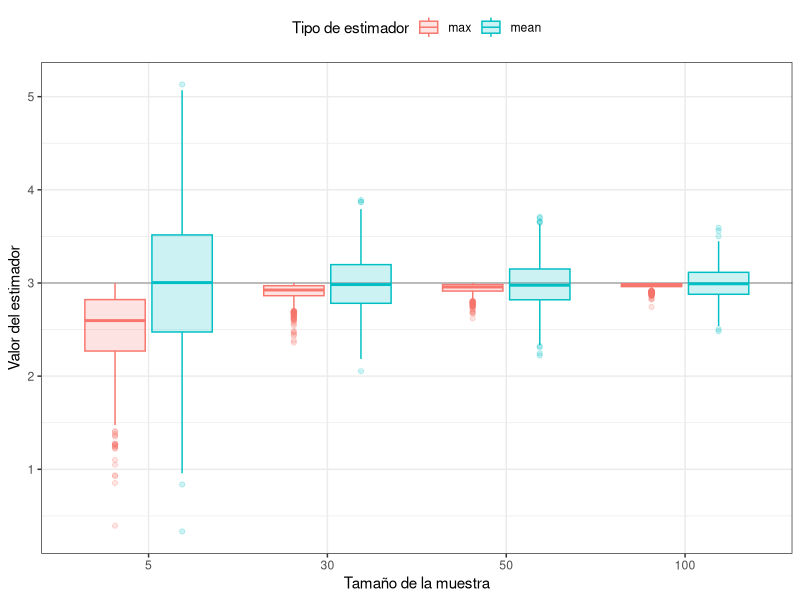
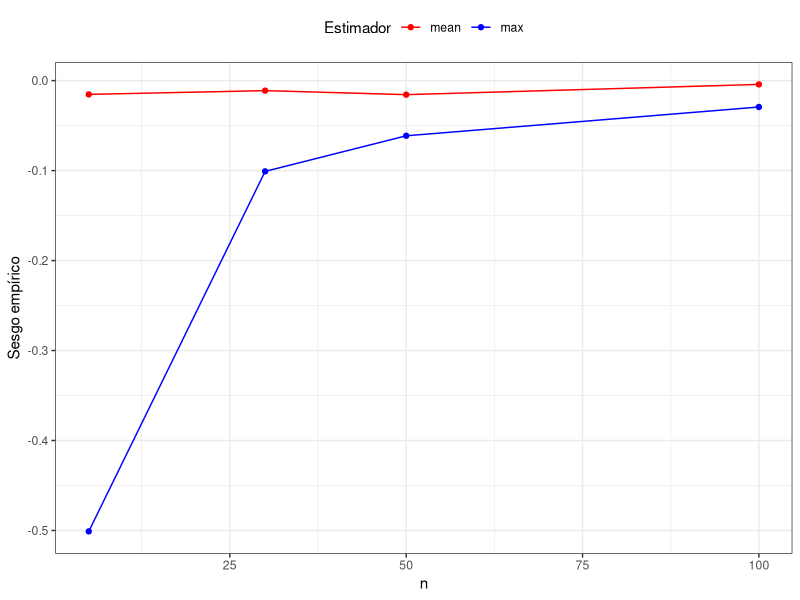
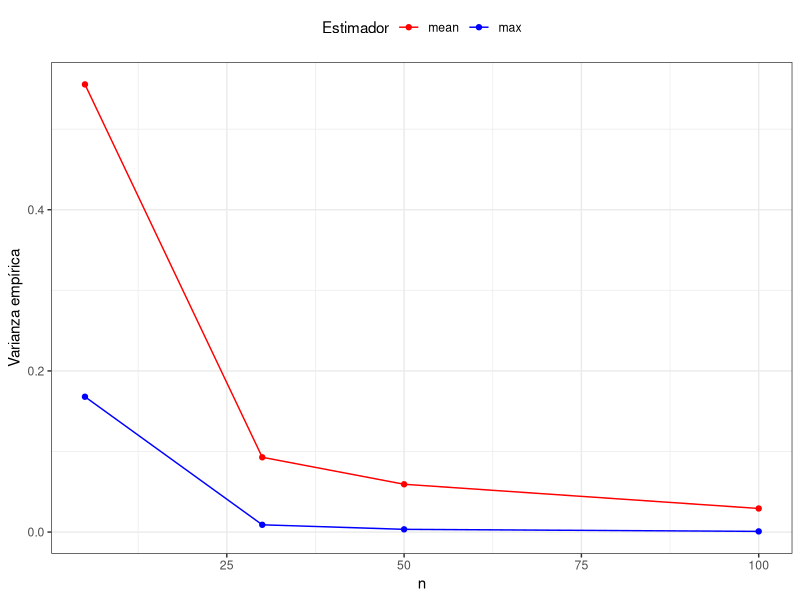

The R script that drew these images, in order: (Note: this script raises an error after producing the figures.)
# Ejercicio 2 ####
# Genero los datos
library(tidyverse)
est1 <- function(x) {
  2*mean(x)
}

est2 <- function(x) {
  max(x)
}

theta <- 3
m <- 1000
est1_vec_5 <- 1:m
est2_vec_5 <- 1:m
est1_vec_30 <- 1:m
est2_vec_30 <- 1:m
est1_vec_50 <- 1:m
est2_vec_50 <- 1:m
est1_vec_100 <- 1:m
est2_vec_100 <- 1:m

# Corro los estimadores
set.seed(123)
for (i in seq(1,m)) {
  x_5 <- runif(n = 5, min = 0, max = theta)
  est1_vec_5[i] <- est1(x_5)
  est2_vec_5[i] <- est2(x_5)
}
set.seed(123)
for (i in seq(1,m)) {
  x_30 <- runif(n = 30, min = 0, max = theta)
  est1_vec_30[i] <- est1(x_30)
  est2_vec_30[i] <- est2(x_30)
}
set.seed(123)
for (i in seq(1,m)) {
  x_50 <- runif(n = 50, min = 0, max = theta)
  est1_vec_50[i] <- est1(x_50)
  est2_vec_50[i] <- est2(x_50)
}
set.seed(123)
for (i in seq(1,m)) {
  x_100 <- runif(n = 100, min = 0, max = theta)
  est1_vec_100[i] <- est1(x_100)
  est2_vec_100[i] <- est2(x_100)
}

# Armo un tibble para hacer todo al mismo tiempo
n_vec <- c(rep(5, 2*m), rep(30, 2*m), rep(50, 2*m), rep(100, 2*m))
est_vec <- c(rep("mean", m), rep("max", m), rep("mean", m), rep("max", m), rep("mean", m), rep("max", m), rep("mean", m), rep("max", m))
data <- tibble(n = n_vec,
               est = est_vec,
               value = c(est1_vec_5, est2_vec_5, est1_vec_30, est2_vec_30, est1_vec_50, est2_vec_50, est1_vec_100, est2_vec_100))

# Una figura que muestra la distribución de los estimadores y el tamaño de muestra
data %>% ggplot(aes(x = factor(n), y = value, color = est, fill = est)) +
  geom_hline(yintercept = 3, alpha  = .3) +
  geom_boxplot(alpha = .2) +
  labs(x = "Tamaño de la muestra",
       y = "Valor del estimador",
       color = "Tipo de estimador", 
       fill = "Tipo de estimador") +
  theme_bw() +
  theme(legend.position = "top")

# Ahora calculo sesgo, varianza y error cuadrático medio empíricos.
data_summ <- data %>% group_by(n, est) %>%
  summarise(bias = mean(value)-3,
            var = mean((value-mean(value))^2),
            EMSE = mean((value-3)^2))

## Sesgo ####
### 1 ####
data_summ %>% select(all_of(c("n", "est", "bias"))) %>% filter(est == "mean")

### 2 ####
data_summ %>% select(all_of(c("n", "est", "bias"))) %>% filter(est == "max")

### 3 ####
data_summ %>% ggplot(aes(x = n,
           y = bias,
           color = est)) +
  geom_point() + 
  geom_line() +
  labs(x = "n", y = "Sesgo empírico", color = "Estimador") +
  theme_bw() + 
  scale_color_manual(breaks = c("mean", "max"),
                     values=c("red", "blue")) +
  theme(legend.position = "top")
  
## Varianza ####
### 4 ####
data_summ %>% select(all_of(c("n", "est", "var"))) %>% filter(est == "mean")

### 5 ####
data_summ %>% select(all_of(c("n", "est", "var"))) %>% filter(est == "max")

### 3 ####
data_summ %>% ggplot(aes(x = n,
                         y = var,
                         color = est)) +
  geom_point() + 
  geom_line() +
  labs(x = "n", y = "Varianza empírica", color = "Estimador") +
  theme_bw() + 
  scale_color_manual(breaks = c("mean", "max"),
                     values=c("red", "blue")) +
  theme(legend.position = "top")

## Error cuadrático medio ####
### 7 ####
data_summ %>% select(all_of(c("n", "est", "EMSE"))) %>% filter(est == "mean")

### 8 ####
data_summ %>% select(all_of(c("n", "est", "EMSE"))) %>% filter(est == "max")

### 9 ####
data_summ %>% ggplot(aes(x = n,
                         y = EMSE,
                         color = est)) +
  geom_point(size = 2) + 
  geom_line(size = 1) +
  labs(x = "n", y = "EMSE", color = NULL) +
  scale_x_continuous(breaks = c(5, 30, 50, 100)) +
  scale_color_manual(breaks = c("mean", "max"),
                     values = c("red", "blue"),
                     labels = c(TeX(r"($\hat{\theta}$)"), TeX(r"($\tilde{\theta}$)"))) +
  theme_bw() + 
  theme(legend.position = c(0.87, 0.25),
        legend.text = element_text(size = 20))

